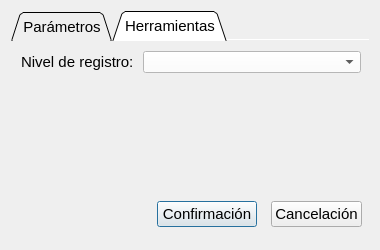
<?xml version="1.0" encoding="UTF-8"?>
<ui version="4.0">
 <class>Dialog</class>
 <widget class="QDialog" name="Dialog">
  <property name="windowModality">
   <enum>Qt::NonModal</enum>
  </property>
  <property name="geometry">
   <rect>
    <x>0</x>
    <y>0</y>
    <width>380</width>
    <height>250</height>
   </rect>
  </property>
  <property name="minimumSize">
   <size>
    <width>380</width>
    <height>250</height>
   </size>
  </property>
  <property name="maximumSize">
   <size>
    <width>400</width>
    <height>250</height>
   </size>
  </property>
  <property name="contextMenuPolicy">
   <enum>Qt::NoContextMenu</enum>
  </property>
  <property name="windowTitle">
   <string>Cancelación</string>
  </property>
  <layout class="QVBoxLayout" name="verticalLayout">
   <property name="spacing">
    <number>0</number>
   </property>
   <item>
    <widget class="QTabWidget" name="tabWidget">
     <property name="font">
      <font>
       <family>Arial</family>
       <pointsize>11</pointsize>
      </font>
     </property>
     <property name="autoFillBackground">
      <bool>true</bool>
     </property>
     <property name="inputMethodHints">
      <set>Qt::ImhNone</set>
     </property>
     <property name="tabPosition">
      <enum>QTabWidget::North</enum>
     </property>
     <property name="tabShape">
      <enum>QTabWidget::Triangular</enum>
     </property>
     <property name="currentIndex">
      <number>1</number>
     </property>
     <property name="elideMode">
      <enum>Qt::ElideLeft</enum>
     </property>
     <property name="documentMode">
      <bool>true</bool>
     </property>
     <property name="tabsClosable">
      <bool>false</bool>
     </property>
     <property name="tabBarAutoHide">
      <bool>false</bool>
     </property>
     <widget class="QWidget" name="platform_setting">
      <attribute name="title">
       <string>Parámetros</string>
      </attribute>
      <widget class="QLabel" name="comercio_label">
       <property name="geometry">
        <rect>
         <x>0</x>
         <y>10</y>
         <width>110</width>
         <height>23</height>
        </rect>
       </property>
       <property name="font">
        <font>
         <family>Arial</family>
         <pointsize>11</pointsize>
         <weight>50</weight>
         <bold>false</bold>
         <strikeout>false</strikeout>
         <stylestrategy>PreferDefault</stylestrategy>
         <kerning>true</kerning>
        </font>
       </property>
       <property name="mouseTracking">
        <bool>true</bool>
       </property>
       <property name="styleSheet">
        <string notr="true">color: rgb(1, 1, 1);</string>
       </property>
       <property name="text">
        <string>Comercio:</string>
       </property>
       <property name="textFormat">
        <enum>Qt::RichText</enum>
       </property>
       <property name="alignment">
        <set>Qt::AlignRight|Qt::AlignTrailing|Qt::AlignVCenter</set>
       </property>
       <property name="textInteractionFlags">
        <set>Qt::NoTextInteraction</set>
       </property>
      </widget>
      <widget class="QLineEdit" name="comercio">
       <property name="enabled">
        <bool>true</bool>
       </property>
       <property name="geometry">
        <rect>
         <x>120</x>
         <y>10</y>
         <width>230</width>
         <height>23</height>
        </rect>
       </property>
       <property name="font">
        <font>
         <family>Arial</family>
         <pointsize>11</pointsize>
        </font>
       </property>
       <property name="layoutDirection">
        <enum>Qt::LeftToRight</enum>
       </property>
       <property name="styleSheet">
        <string notr="true">color: rgb(45, 45, 45);</string>
       </property>
       <property name="text">
        <string/>
       </property>
       <property name="echoMode">
        <enum>QLineEdit::Normal</enum>
       </property>
       <property name="cursorPosition">
        <number>0</number>
       </property>
       <property name="readOnly">
        <bool>false</bool>
       </property>
      </widget>
      <widget class="QLabel" name="terminal_label">
       <property name="geometry">
        <rect>
         <x>0</x>
         <y>40</y>
         <width>110</width>
         <height>23</height>
        </rect>
       </property>
       <property name="font">
        <font>
         <family>Arial</family>
         <pointsize>11</pointsize>
         <weight>50</weight>
         <bold>false</bold>
         <strikeout>false</strikeout>
         <stylestrategy>PreferDefault</stylestrategy>
         <kerning>true</kerning>
        </font>
       </property>
       <property name="mouseTracking">
        <bool>true</bool>
       </property>
       <property name="styleSheet">
        <string notr="true">color: rgb(1, 1, 1);</string>
       </property>
       <property name="text">
        <string>Terminal:</string>
       </property>
       <property name="textFormat">
        <enum>Qt::RichText</enum>
       </property>
       <property name="alignment">
        <set>Qt::AlignRight|Qt::AlignTrailing|Qt::AlignVCenter</set>
       </property>
       <property name="textInteractionFlags">
        <set>Qt::NoTextInteraction</set>
       </property>
      </widget>
      <widget class="QLineEdit" name="terminal">
       <property name="enabled">
        <bool>true</bool>
       </property>
       <property name="geometry">
        <rect>
         <x>120</x>
         <y>40</y>
         <width>230</width>
         <height>23</height>
        </rect>
       </property>
       <property name="font">
        <font>
         <family>Arial</family>
         <pointsize>11</pointsize>
        </font>
       </property>
       <property name="layoutDirection">
        <enum>Qt::LeftToRight</enum>
       </property>
       <property name="styleSheet">
        <string notr="true">color: rgb(45, 45, 45);</string>
       </property>
       <property name="text">
        <string/>
       </property>
       <property name="echoMode">
        <enum>QLineEdit::Normal</enum>
       </property>
       <property name="cursorPosition">
        <number>0</number>
       </property>
       <property name="readOnly">
        <bool>false</bool>
       </property>
      </widget>
      <widget class="QLabel" name="clave_firmal_label">
       <property name="geometry">
        <rect>
         <x>0</x>
         <y>70</y>
         <width>110</width>
         <height>23</height>
        </rect>
       </property>
       <property name="font">
        <font>
         <family>Arial</family>
         <pointsize>11</pointsize>
         <weight>50</weight>
         <bold>false</bold>
         <strikeout>false</strikeout>
         <stylestrategy>PreferDefault</stylestrategy>
         <kerning>true</kerning>
        </font>
       </property>
       <property name="mouseTracking">
        <bool>true</bool>
       </property>
       <property name="styleSheet">
        <string notr="true">color: rgb(1, 1, 1);</string>
       </property>
       <property name="text">
        <string>ClaveFirma:</string>
       </property>
       <property name="textFormat">
        <enum>Qt::RichText</enum>
       </property>
       <property name="alignment">
        <set>Qt::AlignRight|Qt::AlignTrailing|Qt::AlignVCenter</set>
       </property>
       <property name="textInteractionFlags">
        <set>Qt::NoTextInteraction</set>
       </property>
      </widget>
      <widget class="QLabel" name="purerto_label">
       <property name="geometry">
        <rect>
         <x>0</x>
         <y>100</y>
         <width>110</width>
         <height>23</height>
        </rect>
       </property>
       <property name="font">
        <font>
         <family>Arial</family>
         <pointsize>11</pointsize>
         <weight>50</weight>
         <bold>false</bold>
         <strikeout>false</strikeout>
         <stylestrategy>PreferDefault</stylestrategy>
         <kerning>true</kerning>
        </font>
       </property>
       <property name="mouseTracking">
        <bool>true</bool>
       </property>
       <property name="styleSheet">
        <string notr="true">color: rgb(1, 1, 1);</string>
       </property>
       <property name="text">
        <string>puerto serie:</string>
       </property>
       <property name="textFormat">
        <enum>Qt::RichText</enum>
       </property>
       <property name="alignment">
        <set>Qt::AlignRight|Qt::AlignTrailing|Qt::AlignVCenter</set>
       </property>
       <property name="wordWrap">
        <bool>false</bool>
       </property>
       <property name="openExternalLinks">
        <bool>false</bool>
       </property>
       <property name="textInteractionFlags">
        <set>Qt::NoTextInteraction</set>
       </property>
      </widget>
      <widget class="QLineEdit" name="clave_firma">
       <property name="enabled">
        <bool>true</bool>
       </property>
       <property name="geometry">
        <rect>
         <x>120</x>
         <y>70</y>
         <width>230</width>
         <height>23</height>
        </rect>
       </property>
       <property name="font">
        <font>
         <family>Arial</family>
         <pointsize>11</pointsize>
        </font>
       </property>
       <property name="layoutDirection">
        <enum>Qt::LeftToRight</enum>
       </property>
       <property name="styleSheet">
        <string notr="true">color: rgb(45, 45, 45);</string>
       </property>
       <property name="inputMethodHints">
        <set>Qt::ImhNoAutoUppercase|Qt::ImhNoPredictiveText|Qt::ImhSensitiveData</set>
       </property>
       <property name="text">
        <string/>
       </property>
       <property name="echoMode">
        <enum>QLineEdit::PasswordEchoOnEdit</enum>
       </property>
       <property name="cursorPosition">
        <number>0</number>
       </property>
       <property name="readOnly">
        <bool>false</bool>
       </property>
      </widget>
      <widget class="QLabel" name="version_label">
       <property name="geometry">
        <rect>
         <x>0</x>
         <y>130</y>
         <width>110</width>
         <height>23</height>
        </rect>
       </property>
       <property name="font">
        <font>
         <family>Arial</family>
         <pointsize>11</pointsize>
         <weight>50</weight>
         <bold>false</bold>
         <strikeout>false</strikeout>
         <stylestrategy>PreferDefault</stylestrategy>
         <kerning>true</kerning>
        </font>
       </property>
       <property name="mouseTracking">
        <bool>true</bool>
       </property>
       <property name="styleSheet">
        <string notr="true">color: rgb(1, 1, 1);</string>
       </property>
       <property name="text">
        <string>Version:</string>
       </property>
       <property name="textFormat">
        <enum>Qt::RichText</enum>
       </property>
       <property name="alignment">
        <set>Qt::AlignRight|Qt::AlignTrailing|Qt::AlignVCenter</set>
       </property>
       <property name="wordWrap">
        <bool>false</bool>
       </property>
       <property name="openExternalLinks">
        <bool>false</bool>
       </property>
       <property name="textInteractionFlags">
        <set>Qt::NoTextInteraction</set>
       </property>
      </widget>
      <widget class="QLineEdit" name="version">
       <property name="enabled">
        <bool>true</bool>
       </property>
       <property name="geometry">
        <rect>
         <x>120</x>
         <y>130</y>
         <width>230</width>
         <height>23</height>
        </rect>
       </property>
       <property name="font">
        <font>
         <family>Arial</family>
         <pointsize>11</pointsize>
        </font>
       </property>
       <property name="layoutDirection">
        <enum>Qt::LeftToRight</enum>
       </property>
       <property name="styleSheet">
        <string notr="true">color: rgb(45, 45, 45);</string>
       </property>
       <property name="text">
        <string/>
       </property>
       <property name="echoMode">
        <enum>QLineEdit::Normal</enum>
       </property>
       <property name="cursorPosition">
        <number>0</number>
       </property>
       <property name="readOnly">
        <bool>false</bool>
       </property>
      </widget>
      <widget class="QComboBox" name="puerto">
       <property name="geometry">
        <rect>
         <x>120</x>
         <y>100</y>
         <width>230</width>
         <height>22</height>
        </rect>
       </property>
       <property name="font">
        <font>
         <family>Arial</family>
         <pointsize>11</pointsize>
        </font>
       </property>
       <property name="focusPolicy">
        <enum>Qt::NoFocus</enum>
       </property>
       <property name="styleSheet">
        <string notr="true">background-color: rgb(255, 255, 255);
color: rgb(0, 0, 0);
border-color: rgb(255, 255, 255);</string>
       </property>
      </widget>
     </widget>
     <widget class="QWidget" name="util_setting">
      <attribute name="title">
       <string>Herramientas</string>
      </attribute>
      <widget class="QLabel" name="label_3">
       <property name="geometry">
        <rect>
         <x>10</x>
         <y>10</y>
         <width>131</width>
         <height>23</height>
        </rect>
       </property>
       <property name="font">
        <font>
         <family>Arial</family>
         <pointsize>11</pointsize>
         <weight>50</weight>
         <bold>false</bold>
         <strikeout>false</strikeout>
         <stylestrategy>PreferDefault</stylestrategy>
         <kerning>true</kerning>
        </font>
       </property>
       <property name="mouseTracking">
        <bool>true</bool>
       </property>
       <property name="styleSheet">
        <string notr="true">color: rgb(1, 1, 1);</string>
       </property>
       <property name="text">
        <string>Nivel de registro:</string>
       </property>
       <property name="textFormat">
        <enum>Qt::RichText</enum>
       </property>
       <property name="textInteractionFlags">
        <set>Qt::NoTextInteraction</set>
       </property>
      </widget>
      <widget class="QComboBox" name="log_level">
       <property name="geometry">
        <rect>
         <x>132</x>
         <y>10</y>
         <width>218</width>
         <height>22</height>
        </rect>
       </property>
       <property name="font">
        <font>
         <family>Arial</family>
         <pointsize>11</pointsize>
        </font>
       </property>
       <property name="focusPolicy">
        <enum>Qt::NoFocus</enum>
       </property>
       <property name="styleSheet">
        <string notr="true">background-color: rgb(255, 255, 255);
color: rgb(0, 0, 0);</string>
       </property>
      </widget>
     </widget>
    </widget>
   </item>
   <item alignment="Qt::AlignBottom">
    <widget class="QFrame" name="frame">
     <property name="minimumSize">
      <size>
       <width>360</width>
       <height>50</height>
      </size>
     </property>
     <property name="maximumSize">
      <size>
       <width>382</width>
       <height>50</height>
      </size>
     </property>
     <property name="font">
      <font>
       <family>Arial</family>
       <pointsize>11</pointsize>
      </font>
     </property>
     <property name="layoutDirection">
      <enum>Qt::LeftToRight</enum>
     </property>
     <property name="autoFillBackground">
      <bool>true</bool>
     </property>
     <property name="frameShape">
      <enum>QFrame::NoFrame</enum>
     </property>
     <property name="frameShadow">
      <enum>QFrame::Raised</enum>
     </property>
     <property name="lineWidth">
      <number>0</number>
     </property>
     <layout class="QHBoxLayout" name="horizontalLayout">
      <property name="spacing">
       <number>6</number>
      </property>
      <property name="sizeConstraint">
       <enum>QLayout::SetDefaultConstraint</enum>
      </property>
      <property name="rightMargin">
       <number>9</number>
      </property>
      <property name="bottomMargin">
       <number>9</number>
      </property>
      <item>
       <widget class="QFrame" name="frame_2">
        <property name="minimumSize">
         <size>
          <width>131</width>
          <height>28</height>
         </size>
        </property>
        <property name="maximumSize">
         <size>
          <width>136</width>
          <height>28</height>
         </size>
        </property>
        <property name="frameShape">
         <enum>QFrame::NoFrame</enum>
        </property>
        <property name="frameShadow">
         <enum>QFrame::Raised</enum>
        </property>
       </widget>
      </item>
      <item>
       <widget class="QPushButton" name="save_btn">
        <property name="maximumSize">
         <size>
          <width>103</width>
          <height>16777215</height>
         </size>
        </property>
        <property name="font">
         <font>
          <family>Arial</family>
          <pointsize>11</pointsize>
         </font>
        </property>
        <property name="focusPolicy">
         <enum>Qt::ClickFocus</enum>
        </property>
        <property name="contextMenuPolicy">
         <enum>Qt::NoContextMenu</enum>
        </property>
        <property name="text">
         <string>Confirmación</string>
        </property>
       </widget>
      </item>
      <item alignment="Qt::AlignRight">
       <widget class="QPushButton" name="cancle_btn">
        <property name="maximumSize">
         <size>
          <width>114</width>
          <height>16777215</height>
         </size>
        </property>
        <property name="font">
         <font>
          <family>Arial</family>
          <pointsize>11</pointsize>
         </font>
        </property>
        <property name="mouseTracking">
         <bool>false</bool>
        </property>
        <property name="focusPolicy">
         <enum>Qt::ClickFocus</enum>
        </property>
        <property name="text">
         <string>Cancelación</string>
        </property>
       </widget>
      </item>
     </layout>
    </widget>
   </item>
  </layout>
 </widget>
 <resources/>
 <connections>
  <connection>
   <sender>cancle_btn</sender>
   <signal>clicked()</signal>
   <receiver>Dialog</receiver>
   <slot>close()</slot>
   <hints>
    <hint type="sourcelabel">
     <x>258</x>
     <y>227</y>
    </hint>
    <hint type="destinationlabel">
     <x>199</x>
     <y>149</y>
    </hint>
   </hints>
  </connection>
  <connection>
   <sender>save_btn</sender>
   <signal>clicked()</signal>
   <receiver>Dialog</receiver>
   <slot>accept()</slot>
   <hints>
    <hint type="sourcelabel">
     <x>361</x>
     <y>227</y>
    </hint>
    <hint type="destinationlabel">
     <x>199</x>
     <y>149</y>
    </hint>
   </hints>
  </connection>
 </connections>
</ui>
